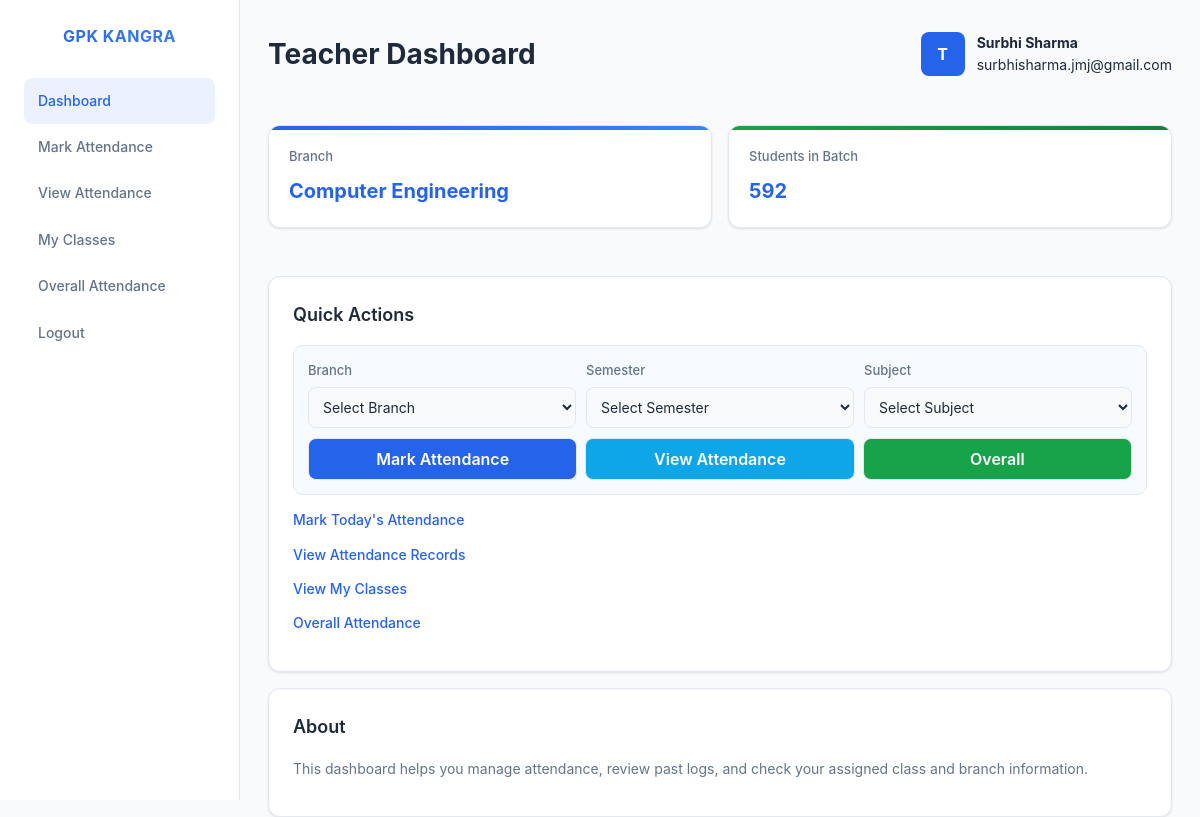
Page /teacher (signed in) on the earlier database version.
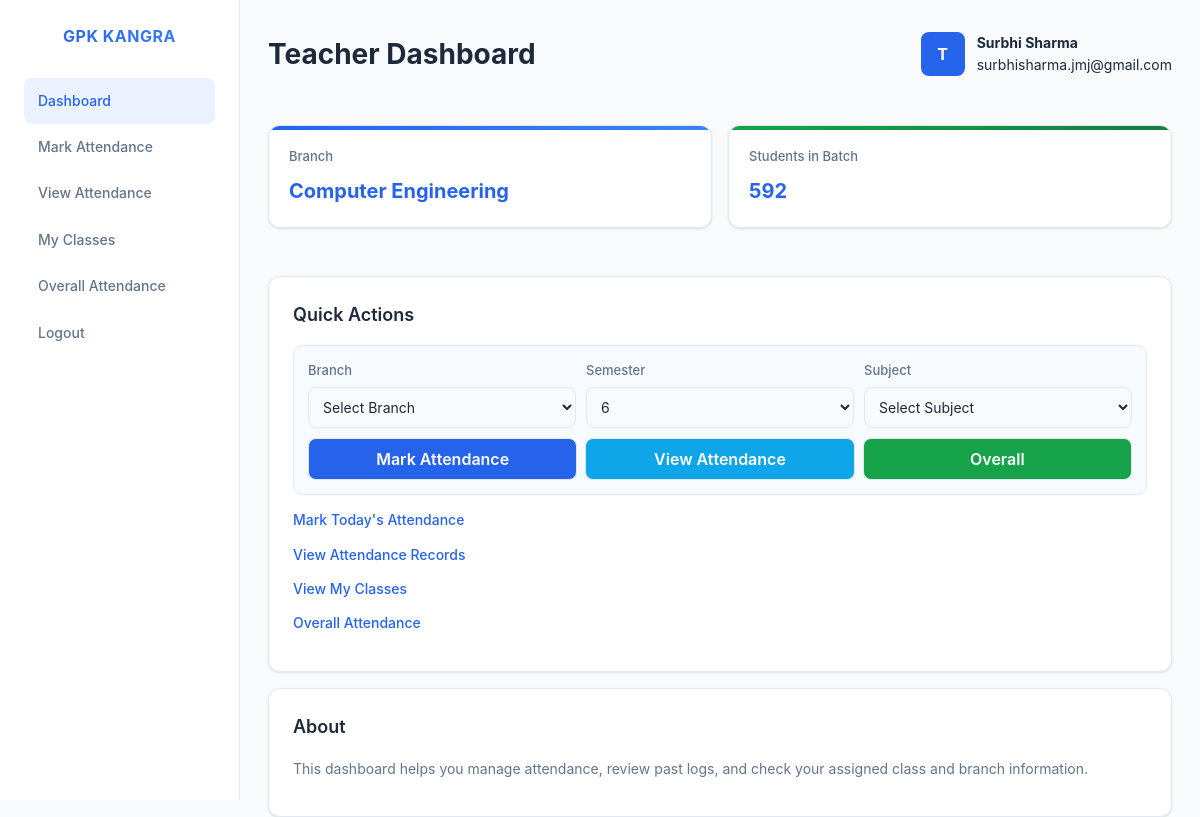
Same page on the later database version.
### app.py (models this page shows)
class User(db.Model):
    id = db.Column(db.Integer, primary_key=True)
    role = db.Column(db.String(20), nullable=False)
    name = db.Column(db.String(100), nullable=False)
    email = db.Column(db.String(100), unique=True, nullable=False)
    password = db.Column(db.String(200), nullable=False)
    roll_number = db.Column(db.String(20), nullable=True)
    branch = db.Column(db.String(100), nullable=True)
    semester = db.Column(db.String(20), nullable=True)
    department = db.Column(db.String(100), nullable=True)

### app.py (the view)
@app.route("/teacher")
def teacher_dashboard():
    if session.get("role") != "teacher":
        abort(403)
    teacher = User.query.get(session["user_id"])
    students = User.query.filter_by(role="student").all()
    branches = sorted(
        {
            (row[0] or "").strip()
            for row in db.session.query(User.branch).filter_by(role="student").distinct().all()
            if (row[0] or "").strip()
        }
    )
    semesters = sorted(
        {
            (row[0] or "").strip()
            for row in db.session.query(User.semester).filter_by(role="student").distinct().all()
            if (row[0] or "").strip()
        }
    )
    subjects = list(TEACHER_SUBJECT_OPTIONS)
    return render_template(
        "teacher.html",
        teacher=teacher,
        students=students,
        branches=branches,
        semesters=semesters,
        subjects=subjects,
    )

### templates/teacher.html (shortened to what this page needs)
﻿<!DOCTYPE html>
<html lang="en">
<head>
  <link rel="stylesheet" href="{{ url_for('static', filename='style.css') }}">
</head>
<body>
  <aside class="sidebar">
    <div class="logo">GPK KANGRA</div>
    <a href="{{ url_for('teacher_dashboard') }}" class="menu-link active">Dashboard</a>
    <a href="{{ url_for('select_class_mark') }}" class="menu-link">Mark Attendance</a>
    <a href="{{ url_for('select_class_view') }}" class="menu-link">View Attendance</a>
    <a href="{{ url_for('teacher_classes') }}" class="menu-link">My Classes</a>
    <a href="{{ url_for('select_class_overall') }}" class="menu-link">Overall Attendance</a>
    <a href="{{ url_for('logout') }}" class="menu-link">Logout</a>
  </aside>
  <main class="main">
    <div class="topbar">
      <div class="dashboard-title">Teacher Dashboard</div>
      <div class="user-box">
        <div class="avatar">T</div>
        <div>
          <strong>{{ teacher.name }}</strong><br>
          {{ teacher.email }}
        </div>
      </div>
    </div>
    {% set branch_map = {
      'CE': 'Computer Engineering',
      'CS': 'Computer Engineering',
      'ECE': 'Electronics Engineering',
      'ME': 'Mechanical Engineering',
      'IE': 'Instrumentation Engineering',
      'AS&H': 'Applied Science',
      'Electrical': 'Electrical Engineering',
      'Instrumentation': 'Instrumentation Engineering'
    } %}
    <div class="cards-row">
      <div class="card">
        <div class="card-title">Branch</div>
        <div class="card-value">
          {{ branch_map.get((teacher.department or '').strip(), teacher.department or 'Not Assigned') }}
        </div>
      </div>
      <div class="card">
        <div class="card-title">Students in Batch</div>
        <div class="card-value">{{ students|length }}</div>
      </div>
    </div>
    <div class="content-row">
      <div class="panel">
        <div class="panel-title">Quick Actions</div>
        <form class="quick-form" method="POST" action="{{ url_for('teacher_quick_action') }}">
          <div class="quick-grid">
            <div>
              <label for="branch">Branch</label>
              <select id="branch" name="branch" required>
                <option value="">Select Branch</option>
              </select>
            </div>
            <div>
              <label for="semester">Semester</label>
              <select id="semester" name="semester" required>
                <option value="">Select Semester</option>
                {% for sem in semesters %}
                  <option value="{{ sem }}" {% if teacher.semester == sem %}selected{% endif %}>{{ sem }}</option>
                {% endfor %}
              </select>
            </div>
            <div>
              <label for="subject">Subject</label>
              <select id="subject" name="subject" required>
                <option value="">Select Subject</option>
              </select>
            </div>
          </div>
          <div class="quick-actions">
            <button type="submit" name="action" value="mark">Mark Attendance</button>
            <button type="submit" name="action" value="view">View Attendance</button>
            <button type="submit" name="action" value="overall">Overall</button>
          </div>
        </form>
        <p><a href="{{ url_for('select_class_mark') }}">Mark Today's Attendance</a></p>
        <p><a href="{{ url_for('select_class_view') }}">View Attendance Records</a></p>
        <p><a href="{{ url_for('teacher_classes') }}">View My Classes</a></p>
        <p><a href="{{ url_for('select_class_overall') }}">Overall Attendance</a></p>
      </div>
      <div class="panel">
        <div class="panel-title">About</div>
        <p>This dashboard helps you manage attendance, review past logs, and check your assigned class and branch information.</p>
      </div>
    </div>
  </main>
</body>
</html>

### static/style.css (style rules this page uses)
* { margin: 0; padding: 0; box-sizing: border-box; }
:root { --primary: #2563eb; --primary-dark: #1e40af; --primary-light: #3b82f6; --primary-gradient: linear-gradient(135deg, #2563eb 0%, #3b82f6 100%); --secondary: #06b6d4; --secondary-gradient: linear-gradient(135deg, #06b6d4 0%, #0891b2 100%); --accent: #dc2626; --accent-warm: #ea580c; --accent-warm-gradient: linear-gradient(135deg, #ea580c 0%, #d97706 100%); --success: #16a34a; --success-gradient: linear-gradient(135deg, #16a34a 0%, #15803d 100%); --warning: #ca8a04; --warning-gradient: linear-gradient(135deg, #ca8a04 0%, #b45309 100%); --purple: #9333ea; --purple-gradient: linear-gradient(135deg, #9333ea 0%, #7c3aed 100%); --pink: #ec4899; --pink-gradient: linear-gradient(135deg, #ec4899 0%, #db2777 100%); --indigo: #4f46e5; --indigo-gradient: linear-gradient(135deg, #4f46e5 0%, #4338ca 100%); --bg-dark: #f8fafc; --bg-darker: #f1f5f9; --card-bg: #ffffff; --border-color: #e2e8f0; --text-light: #1e293b; --text-muted: #64748b; --text-dark: #334155; --shadow: 0 1px 3px rgba(0, 0, 0, 0.08), 0 1px 2px rgba(0, 0, 0, 0.04); --shadow-md: 0 4px 6px rgba(0, 0, 0, 0.1), 0 2px 4px rgba(0, 0, 0, 0.06); --shadow-lg: 0 10px 15px rgba(0, 0, 0, 0.1), 0 4px 6px rgba(0, 0, 0, 0.05); --radius: 8px; --font-sans: -apple-system, BlinkMacSystemFont, 'Segoe UI', 'Roboto', 'Oxygen', 'Ubuntu', 'Cantarell', sans-serif; }
body { font-family: var(--font-sans); background: var(--bg-dark); color: var(--text-light); line-height: 1.6; }
input, select, textarea { font-family: inherit; font-size: 14px; border: 1px solid var(--border-color); padding: 10px 12px; border-radius: var(--radius); background: var(--card-bg); color: var(--text-light); transition: all 0.2s ease; }
input::placeholder, select::placeholder, textarea::placeholder { color: var(--text-muted); }
select option { background: var(--bg-dark); color: var(--text-light); }
.card { background: var(--card-bg); border-radius: var(--radius); padding: 20px; box-shadow: var(--shadow); border: 1px solid var(--border-color); }
label { display: block; font-weight: 500; margin-bottom: 6px; color: var(--text-light); }
input, select { padding: 10px; border: 1px solid #ccc; border-radius: 6px; font-size: 14px; }
button { padding: 10px; background: #2575fc; color: #fff; border: none; border-radius: 6px; font-size: 16px; cursor: pointer; transition: background 0.3s; }
body { background: linear-gradient(135deg, #6a11cb 0%, #2575fc 100%); font-family: "Poppins", Arial, sans-serif; }
.card { background: #fff; border-radius: 10px; box-shadow: 0 4px 8px rgba(0, 0, 0, 0.1); padding: 20px; margin: 20px 0; }
select option { background-color: #0f1833; color: #fff; }

Differences in the rows shown:
changed User "Computer Engineering": semester (not shown) → "6"
Other differences:
form field semester: "Select Semester" → (not shown)
